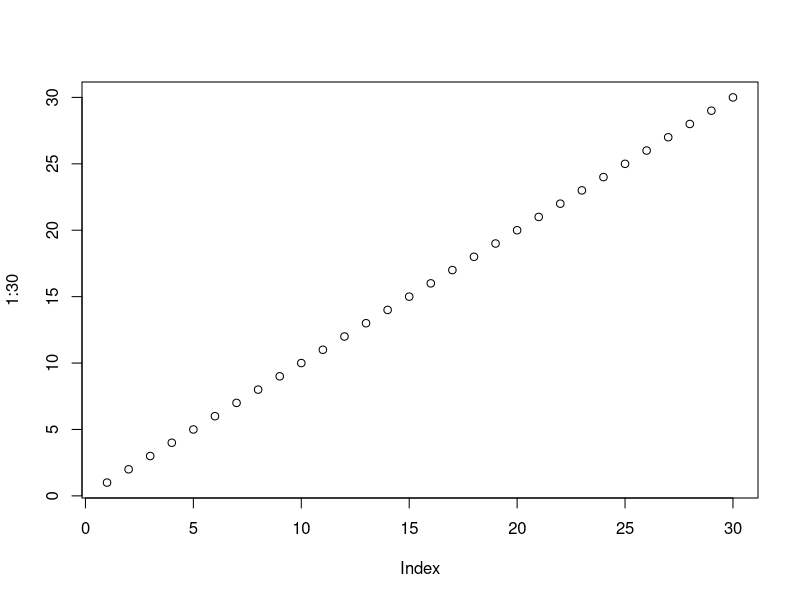
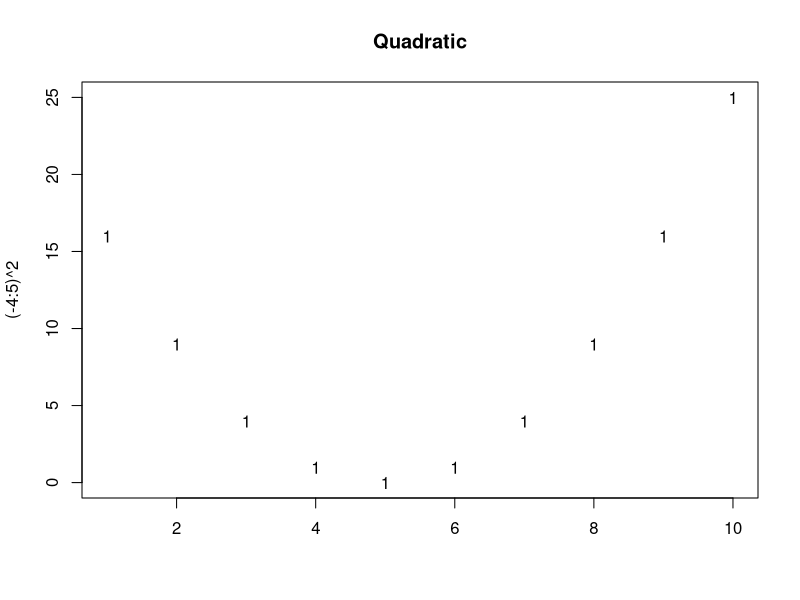
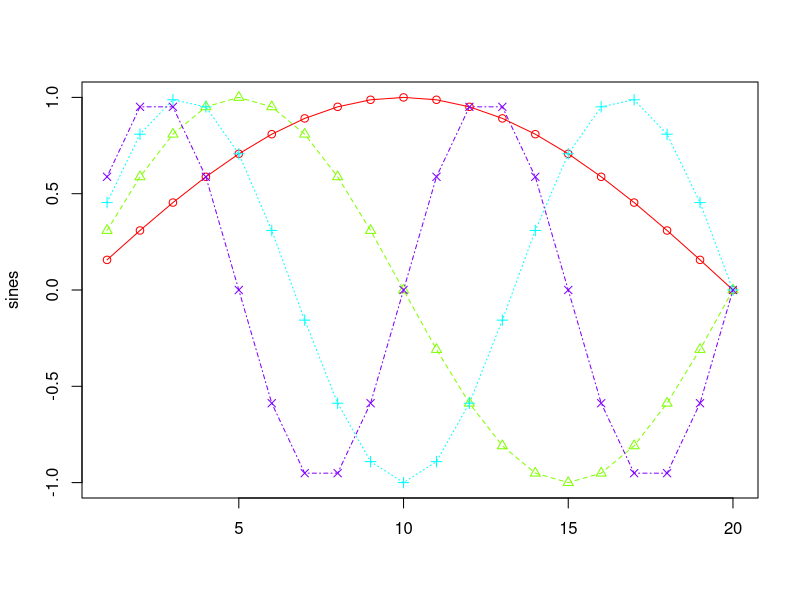
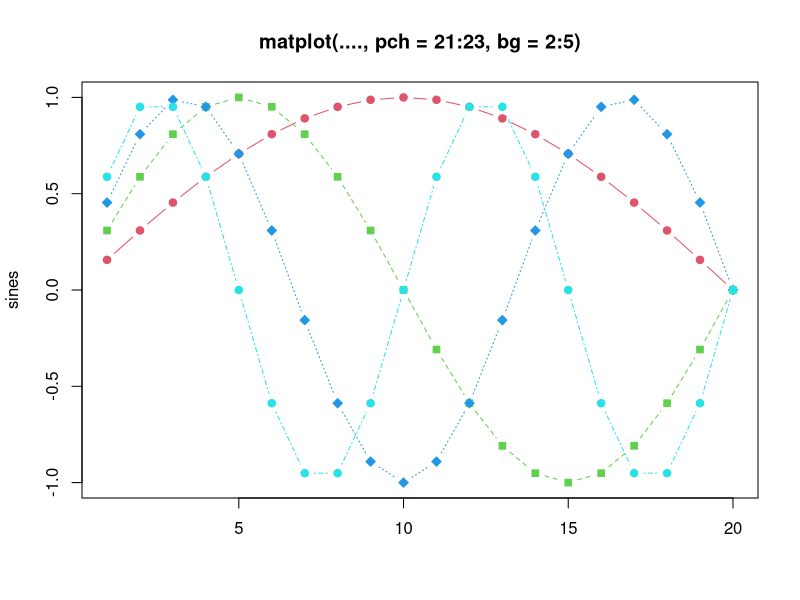
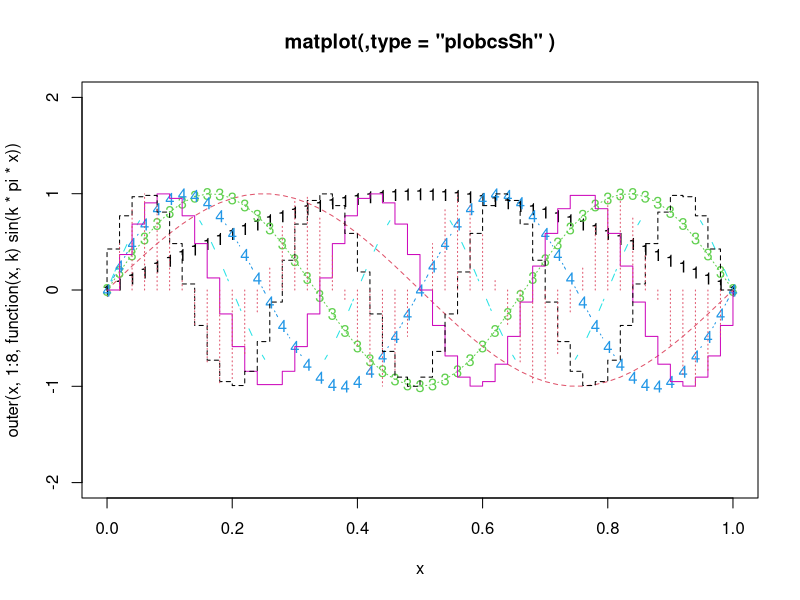
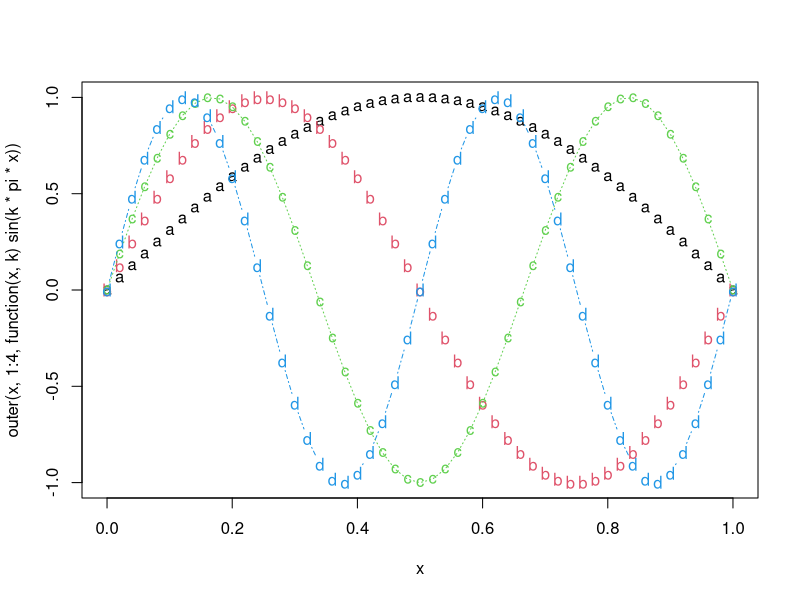
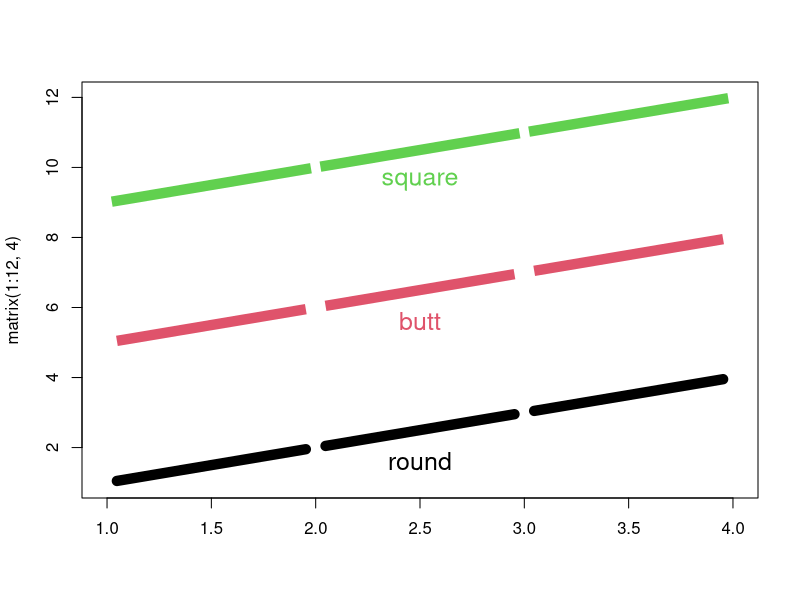
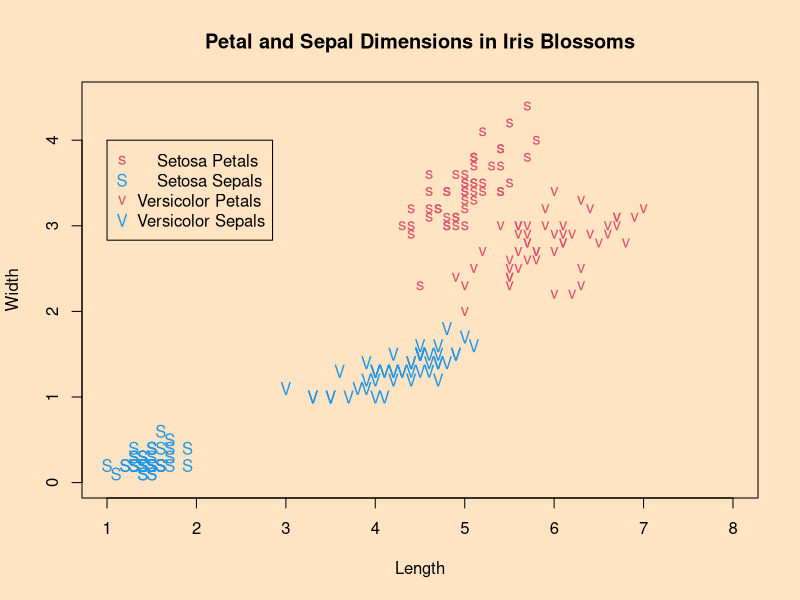

Reproduce these figures in R, in order.

# Informacoes sobre a sessao
sessionInfo()


# Imprimir na tela
print('R - Uma das principais ferramentas do Cientista de Dados')


# Criar graficos
plot(1:30)


# Imprimir na tela
print('R - Uma das principais ferramentas do Cientista de Dados')


# Instalar pacotes
install.packages('randomForest')
install.packages('ggplot2')
install.packages("dplyr")


# Carregar o pacote
library(ggplot2)


# Descarregar o pacote
detach(package:ggplot2)



# Visualizando o diretorio de trabalho
getwd()


# Se souber o nome da funcao
help(mean)
?mean


# Se nao souber o nome da funcao
help.search('randomForest')
help.search('matplot')
??matplot
RSiteSearch('matplot')
example('matplot')


# Sair
q()